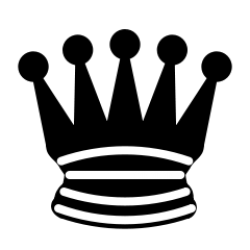
#> input picture Ch4_Searching_in_Complex_Environments/queen.png, 250 x 250 px
$ python SimulatedAnnealing.py
#> lines starting #> are read from the running program, lines starting #| are printed output that depends on the picture
### Ch4_Searching_in_Complex_Environments/n_queens.py
import os
import random
from typing import Tuple, List

import matplotlib.image as mpimg
import matplotlib.pyplot as plt
import numpy as np

SCRIPT_DIR = os.path.dirname(os.path.abspath(__file__))
QUEEN_IMG_PATH = os.path.join(SCRIPT_DIR, "queen.png")
QUEEN_IMG = mpimg.imread(QUEEN_IMG_PATH)
#> QUEEN_IMG is the input picture: shape (250, 250, 4) float32; mean R, G, B, A 0.0699, 0.0699, 0.0699, 0.386


def random_state(n: int) -> Tuple[int, ...]:
    """Generate a random assignment: one queen per column at random rows."""
    return tuple(random.randint(0, n - 1) for _ in range(n))


def conflicts(state: Tuple[int, ...]) -> int:
    """Count attacking pairs of queens in the given state."""
    count = 0
    n = len(state)
    for c1 in range(n):
        r1 = state[c1]
        for c2 in range(c1 + 1, n):
            r2 = state[c2]
            same_row = r1 == r2
            same_diag = abs(r1 - r2) == abs(c1 - c2)
            if same_row or same_diag:
                count += 1
    return count


def value(state: Tuple[int, ...]) -> int:
    """Return number of conflicts (lower is better).

    Goal is to minimize this value to 0 (no attacking pairs).
    """
    return conflicts(state)


def draw_board(ax, state: Tuple[int, ...], title: str):
    """Draw an N-Queens board with queen images."""
    n = len(state)
    # Draw squares
    for row in range(n):
        for col in range(n):
            color = "#f0d9b5" if (row + col) % 2 == 0 else "#b58863"
            ax.add_patch(plt.Rectangle((col, row), 1, 1, facecolor=color, edgecolor="black"))

    # Place queens - each column has one queen at the row specified in state
    for col in range(n):
        row = state[col]
        # Image coordinates: col to col+1, (n-row-1) to (n-row) for proper board orientation
        ax.imshow(QUEEN_IMG, extent=(col + 0.1, col + 0.9, n - row - 0.9, n - row - 0.1),
                  aspect="auto", zorder=10)

    ax.set_xlim(0, n)
    ax.set_ylim(0, n)
    ax.set_xticks(range(n))
    ax.set_yticks(range(n))
    ax.set_xticklabels([])
    ax.set_yticklabels([])
    ax.grid(True, linewidth=0.5, color='black', alpha=0.3)
    ax.set_title(title, fontsize=12, weight="bold")
    ax.set_aspect("equal")

def draw_fitness_landscape(ax, trajectory: List[Tuple[int, ...]], value_fn):
    """Visualize the fitness landscape showing the hill climbing trajectory.

    For minimization: seeks valleys (lower values) rather than peaks.

    Args:
        ax: Matplotlib axis to draw on
        trajectory: List of states visited during search
        value_fn: Function to compute objective value of a state (conflicts)
    """
    if not trajectory:
        ax.text(0.5, 0.5, 'No trajectory data', ha='center', va='center', transform=ax.transAxes)
        return

    # Compute objective values for each state in trajectory
    values_list = [value_fn(state) for state in trajectory]

    # Plot the trajectory
    steps = range(len(trajectory))
    ax.plot(steps, values_list, 'b-o', linewidth=2, markersize=4, label='Search Trajectory')

    # Mark start and end
    ax.plot(0, values_list[0], 'ro', markersize=10, label=f'Start ({values_list[0]} conflicts)')
    ax.plot(len(trajectory)-1, values_list[-1], 'go', markersize=10, label=f'End ({values_list[-1]} conflicts)')

    # Draw goal line at 0 conflicts
    ax.axhline(0, color='gold', linestyle='--', linewidth=2, label='Goal (0 conflicts)')

    ax.set_xlabel('Step Number', fontsize=10, weight='bold')
    ax.set_ylabel('Number of Conflicts (Attacking Queen Pairs)', fontsize=10, weight='bold')
    ax.set_title('Fitness Landscape\n(Seeking Valleys - Lower is Better)', fontsize=12, weight='bold')
    ax.grid(True, alpha=0.3)
    ax.legend(fontsize=9)

    # Set y-axis limits with some padding
    max_conflicts = max(values_list) if values_list else 1
    ax.set_ylim(bottom=-0.5, top=max_conflicts + 1)

### Ch4_Searching_in_Complex_Environments/SimulatedAnnealing.py
import random
import math
from typing import Tuple, Callable

import matplotlib.pyplot as plt
import numpy as np

from n_queens import random_state, conflicts, value, draw_board, draw_fitness_landscape

# Configuration
N = 50  # size of the board and number of queens
K = 13  # scaling factor for temperature schedule
LAM = 0.003  # cooling rate for exponential decay
LIMIT = 10000  # iteration limit for schedule
# Explanation of parameters:
# K: Higher values lead to higher initial temperatures, allowing more exploration.
# LAM: Higher values lead to faster cooling, reducing exploration sooner.
# LIMIT: After this many iterations, temperature drops to zero.


def exp_schedule(k=K, lam=LAM, limit=LIMIT) -> Callable:
    """Exponential temperature schedule for simulated annealing. Based on the standard formula Temperature(time_step) = k * e^(-lam * time_step).

    Args:
        k: Scaling factor (higher = higher initial temperature)
        lam: Cooling rate (higher = faster cooling)
        time_step: current iteration/time step
        limit: Iteration limit (after this, temperature is 0)

    Returns:
        A function that takes iteration time_step and returns temperature
    """
    return lambda time_step: (k * np.exp(-lam * time_step) if time_step < limit else 0)


def probability(p):
    """Return True with probability p to decide on accepting a worse state.

    Args:
        p: Probability value in [0, 1]

    Returns:
        True with probability p, False otherwise
    """
    return random.random() < p


def simulated_annealing(n: int, value_fn: Callable, schedule: Callable) -> Tuple[Tuple[int, ...], Tuple[int, ...], int, list, int]:
    """Simulated annealing: probabilistically accept worse moves to escape local optima.

    Returns the initial state, final state, number of iterations, trajectory, and evaluation count.

    Args:
        n: Problem size (board size)
        value_fn: Function to evaluate state quality (lower is better - minimization)
        schedule: Temperature schedule function that takes iteration t

    Returns:
        Tuple of (initial_state, final_state, iterations, trajectory, evaluations)
    """
    initial = random_state(n)
    current = initial
    iterations = 0  # Count of accepted state transitions (moves actually taken)
    evaluations = 1  # Count initial state evaluation
    trajectory = [current]  # Track all states visited
    current_value = value_fn(current)

    time_step = 0  # Total loop iterations for temperature schedule (includes rejected moves)
    while True:
        temperature = schedule(time_step)
        if temperature == 0:
            # Temperature cooled to 0 - done
            return initial, current, iterations, trajectory, evaluations

        # Generate random neighbor by moving one queen
        col = random.randint(0, n - 1)  # Random column
        row = random.randint(0, n - 1)  # Random row

        # Skip if no move needed (queen already at that row)
        if current[col] == row:
            time_step += 1
            continue

        # Create neighbor state
        neighbor = list(current)
        neighbor[col] = row
        neighbor_tuple = tuple(neighbor)
        neighbor_value = value_fn(neighbor_tuple)
        evaluations += 1

        # Decision rule: accept if better, or probabilistically if worse
        delta_e = neighbor_value - current_value  # For minimization, we want delta_e < 0

        # For minimization: accept if delta_e < 0 (better) or probabilistically if delta_e >= 0
        if delta_e < 0 or probability(math.exp(-delta_e / temperature)):
            current = neighbor_tuple
            current_value = neighbor_value
            trajectory.append(current)
            iterations += 1

            # Terminate early if solution found
            if neighbor_value == 0:
                return initial, current, iterations, trajectory, evaluations

        time_step += 1

        # Safety limit to prevent infinite loops
        if time_step > LIMIT * 2:
            return initial, current, iterations, trajectory, evaluations


def main():
    """Solve N-Queens using simulated annealing with tuned temperature schedule."""
    schedule = exp_schedule()  # Create schedule with current parameters
    start, end, iterations, trajectory, evaluations = simulated_annealing(N, value, schedule)

    start_conflicts = conflicts(start)
    end_conflicts = conflicts(end)

    # Print results
    print(f"\n{'='*60}")
    print(f"N-Queens Simulated Annealing Results (N={N})")
    print(f"{'='*60}")
    print(f"Iterations: {iterations}")
    print(f"Total state evaluations: {evaluations}")
    print(f"Temperature Schedule: exp(-{LAM}*t) * {K} (limit: {LIMIT})")
    print(f"\nStart state: {start}")
    print(f"  → {start_conflicts} attacking pairs (queens threatening each other)")
    print(f"\nEnd state:   {end}")
    print(f"  → {end_conflicts} attacking pairs (goal: 0)")

    if end_conflicts == 0:
        print(f"\n🎉 SUCCESS! Found a valid {N}-Queens solution!")
    else:
        print(f"\n⚠ Did not find a perfect solution with {end_conflicts} conflicts remaining.")
        print(f"Try adjusting K, LAM, or LIMIT to explore longer or with different initial temperature.")
    print(f"{'='*60}")

    # Create visualization with 3 subplots: start board, end board, fitness landscape
    fig, axes = plt.subplots(1, 3, figsize=(16, 5))

    draw_board(axes[0], start, f"Start State\n{start_conflicts} attacking pairs")
    draw_board(axes[1], end, f"Final State\n{end_conflicts} attacking pairs")
    draw_fitness_landscape(axes[2], trajectory, value)

    plt.suptitle(f"Simulated Annealing for {N}-Queens", fontsize=14, weight="bold")
    plt.tight_layout()
    plt.show()
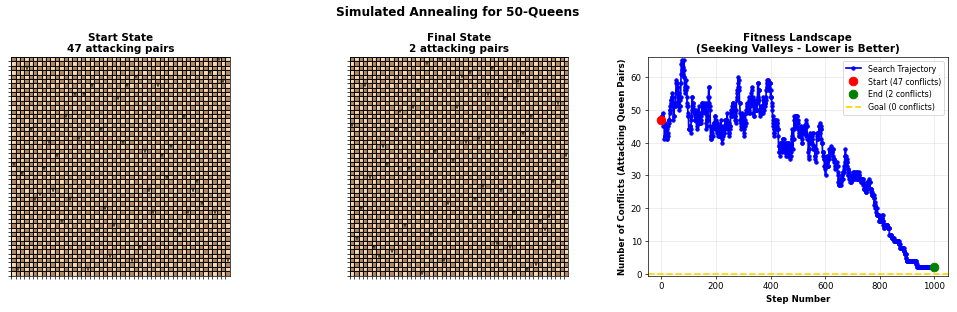
#> figure drawn by matplotlib, 3 panels; panel 3: curve peaks at x = 74, y = 65


if __name__ == "__main__":
    main()
